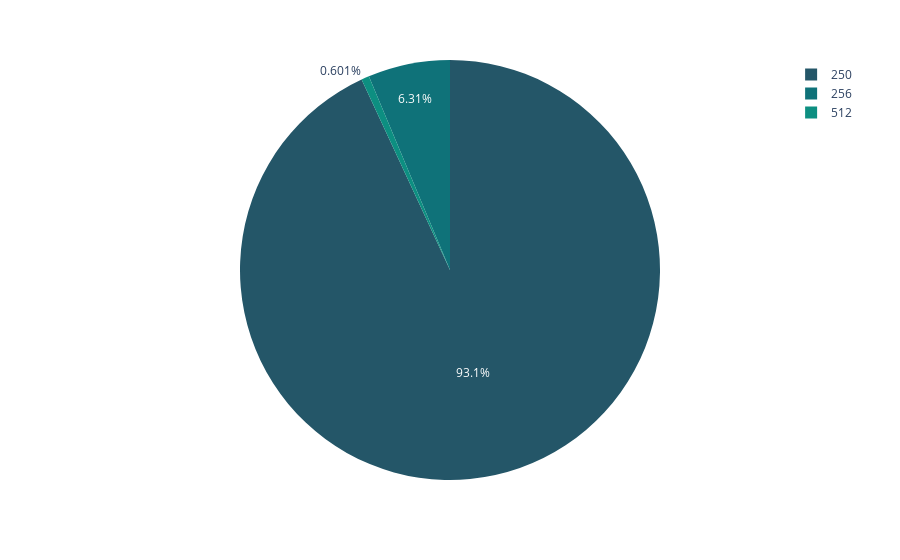

The notebook cell saved with this chart:
### Code cell
# Частота дискретизации
df = pd.DataFrame({'sfreq': sfreqs})
fig = px.pie(df, names='sfreq', color_discrete_sequence=px.colors.sequential.Aggrnyl)
fig.show()

### Figure 1 — Plotly figure (JSON) as saved in the notebook; plotly's stock layout.template omitted (floating-point values rounded to 4 significant figures; data arrays with more than 128 entries replaced by an {"elided": "..."} marker saying what was removed)
{"data": [{"domain": {"x": [0, 1], "y": [0, 1]}, "hovertemplate": "sfreq=%{label}<extra></extra>", "labels": {"elided": "2993 float values"}, "legendgroup": "", "name": "", "showlegend": true, "type": "pie"}], "layout": {"legend": {"tracegroupgap": 0}, "margin": {"t": 60}, "piecolorway": ["rgb(36, 86, 104)", "rgb(15, 114, 121)", "rgb(13, 143, 129)", "rgb(57, 171, 126)", "rgb(110, 197, 116)", "rgb(169, 220, 103)", "rgb(237, 239, 93)"]}}
